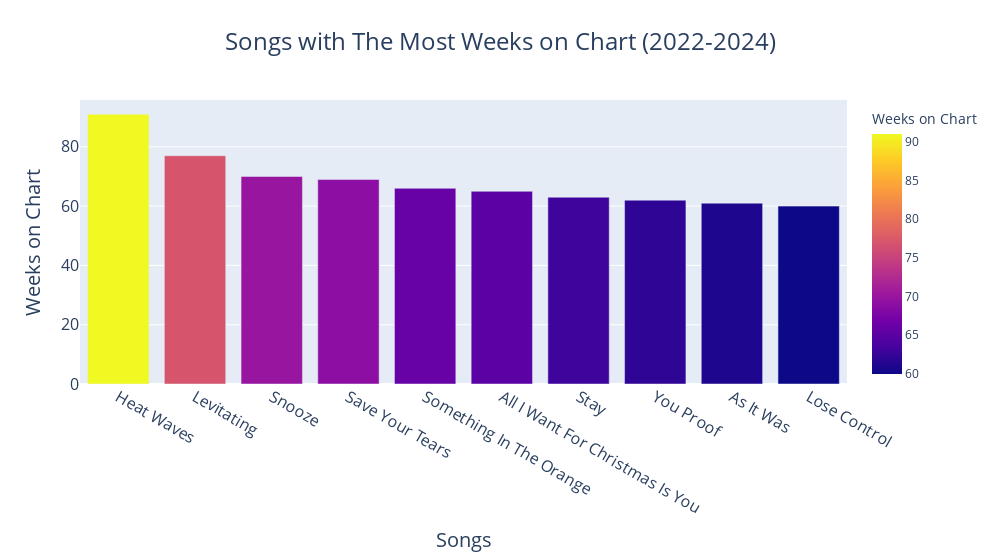

This figure's notebook cell:
### Code cell
# Songs with the most weeks on chart (2022-2024)
# Create a bar chart
fig = px.bar(
    top10_weeks_on_chart_sorted,
    x='Title',
    y='Weeks on Chart',
    color='Weeks on Chart',
    hover_data=['Singer(s)'],
    title='Songs with The Most Weeks on Chart (2022-2024)',
    width=1000
)

# Customize the chart
fig.update_layout(
    title_font=dict(size=24),
    title_x=0.5,
    xaxis_title='Songs',
    yaxis_title='Weeks on Chart',
    xaxis_title_font=dict(size=20),
    yaxis_title_font=dict(size=20),
    xaxis=dict(
        tickfont=dict(size=16),
    ),
    yaxis=dict(
        tickfont=dict(size=16)
    ),
    hoverlabel=dict(
        font=dict(
            family="Arial",
            size=14
        )
    ),
    bargap=0.2
)

# Show the chart
fig.show()

### Figure 1 — Plotly figure (JSON) as saved in the notebook; plotly's stock layout.template omitted (floating-point values rounded to 4 significant figures)
{"data": [{"alignmentgroup": "True", "customdata": [["Glass Animals"], ["Dua Lipa"], ["SZA"], ["The Weeknd & Ariana Grande"], ["Zach Bryan"], ["Mariah Carey"], ["The Kid LAROI & Justin Bieber"], ["Morgan Wallen"], ["Harry Styles"], ["Teddy Swims"]], "hovertemplate": "Title=%{x}<br>Weeks on Chart=%{marker.color}<br>Singer(s)=%{customdata[0]}<extra></extra>", "legendgroup": "", "marker": {"color": [91, 77, 70, 69, 66, 65, 63, 62, 61, 60], "coloraxis": "coloraxis", "pattern": {"shape": ""}}, "name": "", "offsetgroup": "", "orientation": "v", "showlegend": false, "textposition": "auto", "type": "bar", "x": ["Heat Waves", "Levitating", "Snooze", "Save Your Tears", "Something In The Orange", "All I Want For Christmas Is You", "Stay", "You Proof", "As It Was", "Lose Control"], "xaxis": "x", "y": [91, 77, 70, 69, 66, 65, 63, 62, 61, 60], "yaxis": "y"}], "layout": {"bargap": 0.2, "barmode": "relative", "coloraxis": {"colorbar": {"title": {"text": "Weeks on Chart"}}, "colorscale": [[0, "#0d0887"], [0.1111, "#46039f"], [0.2222, "#7201a8"], [0.3333, "#9c179e"], [0.4444, "#bd3786"], [0.5556, "#d8576b"], [0.6667, "#ed7953"], [0.7778, "#fb9f3a"], [0.8889, "#fdca26"], [1, "#f0f921"]]}, "hoverlabel": {"font": {"family": "Arial", "size": 14}}, "legend": {"tracegroupgap": 0}, "title": {"font": {"size": 24}, "text": "Songs with The Most Weeks on Chart (2022-2024)", "x": 0.5}, "width": 1000, "xaxis": {"anchor": "y", "domain": [0, 1], "tickfont": {"size": 16}, "title": {"font": {"size": 20}, "text": "Songs"}}, "yaxis": {"anchor": "x", "domain": [0, 1], "tickfont": {"size": 16}, "title": {"font": {"size": 20}, "text": "Weeks on Chart"}}}}
